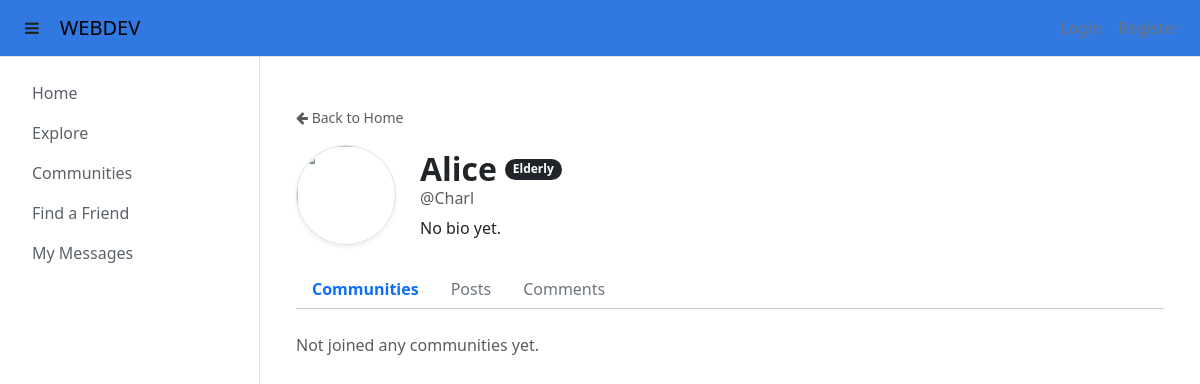
Screenshot of /userprofile/Charl with the database file from the repository.
### tables this page shows
CREATE TABLE user_profiles (
            user_id INTEGER PRIMARY KEY,
            display_name TEXT NOT NULL,
            bio TEXT,
            FOREIGN KEY (user_id) REFERENCES users(user_id) ON DELETE CASCADE
        );

CREATE TABLE users (
            user_id INTEGER PRIMARY KEY AUTOINCREMENT,
            username TEXT UNIQUE NOT NULL,
            password TEXT NOT NULL,
            email TEXT NOT NULL,
            phone TEXT NOT NULL,
            age INT NOT NULL
        , public_key TEXT);

### main.py (the view)
@app.route('/userprofile/<username>')
def userprofile(username):
    conn = get_db()
    viewer_id = session.get('user_id', 0)
    profile = conn.execute("""
        SELECT u.user_id, u.username, u.email, u.phone, u.age,
               p.display_name, p.bio
        FROM users u
        JOIN user_profiles p ON u.user_id = p.user_id
        WHERE u.username = ?
    """, (username,)).fetchone()
    if not profile:
        return "Profile not found", 404
    profile_owner_id = profile['user_id']
    user_communities = conn.execute("""
        SELECT c.community_id, c.name, c.description
        FROM community_members cm
        JOIN communities c ON cm.community_id = c.community_id
        WHERE cm.user_id = ?
        ORDER BY c.name
    """, (profile_owner_id,)).fetchall()
    posts = conn.execute("""
        SELECT p.post_id, p.title, p.content, p.created_at,
               p.image_url AS image_path,
               c.community_id, c.name AS community_name,
               u.username,
               (SELECT COUNT(*) FROM post_likes WHERE post_id = p.post_id) AS like_count,
               (SELECT 1 FROM post_likes WHERE post_id = p.post_id AND user_id = ?) AS user_liked
        FROM posts p
        JOIN communities c ON p.community_id = c.community_id
        JOIN users u ON p.user_id = u.user_id
        WHERE p.user_id = ?
        ORDER BY p.created_at DESC
    """, (viewer_id, profile_owner_id)).fetchall()
    comments = conn.execute("""
        SELECT cm.comment_id, cm.content, cm.created_at,
               p.post_id, p.title AS post_title,
               c.community_id, c.name AS community_name,
               u.username,
               (SELECT COUNT(*) FROM comment_likes WHERE comment_id = cm.comment_id) AS like_count,
               (SELECT 1 FROM comment_likes WHERE comment_id = cm.comment_id AND user_id = ?) AS user_liked
        FROM comments cm
        JOIN posts p ON cm.post_id = p.post_id
        JOIN communities c ON p.community_id = c.community_id
        JOIN users u ON cm.user_id = u.user_id
        WHERE cm.user_id = ?
        ORDER BY cm.created_at DESC
    """, (viewer_id, profile_owner_id)).fetchall()
    return render_template(
        'userprofile.html',
        profile=profile,
        communities=user_communities,
        posts=posts,
        comments=comments
    )

### helpers.py (called while the page is built)
def connect_db():
    sql = sqlite3.connect(DATABASE)
    sql.row_factory = sqlite3.Row
    sql.execute("PRAGMA foreign_keys = ON")
    return sql

def get_db():
    if not hasattr(g, 'sqlite3_db'):
        g.sqlite3_db = connect_db()
    return g.sqlite3_db

### main.py (called while the page is built)
def mention_to_link(text):
    if not text:
        return ""
    mention_pattern = r'@(\w+)'
    def replace_with_link(match):
        clean_username = match.group(1)
        conn = get_db()
        user_exists = conn.execute(
            "SELECT 1 FROM users WHERE username = ?", (clean_username,)
        ).fetchone()
        if user_exists:
            link = url_for('userprofile', username=clean_username)
            return f'<a href="{link}" class="text-primary text-decoration-none fw-bold">@{clean_username}</a>'
        return f'@{clean_username}'
    return re.sub(mention_pattern, replace_with_link, text)

### templates/userprofile.html (shortened to what this page needs)
{% extends 'base.html' %}
{% block body %}
<div class="container mt-4">
    <div class="mb-3">
        <a href="{{ url_for('index') }}" class="text-decoration-none text-muted small">
            <i class="fa fa-arrow-left"></i> Back to Home
        </a>
    </div>
    <div class="d-flex align-items-center mb-4">
        <div class="flex-shrink-0">
            <img src="{{ url_for('static', filename='img.png') }}" class="img-fluid rounded-circle border shadow-sm" style="width:100px; height:100px; object-fit: cover;">
        </div>
        <div class="ms-4 flex-grow-1">
            <div class="d-flex align-items-center">
                <h2 class="mb-0 me-2 fw-bold">{{ profile['display_name'] }}</h2>
                <span class="badge {{ 'bg-dark' if profile['age'] >= 60 else 'bg-primary' }} rounded-pill">
                    {{ 'Elderly' if profile['age'] >= 60 else 'Youth' }}
                </span>
            </div>
            <h6 class="text-muted mb-2">@{{ profile['username'] }}</h6>
            <p class="mb-0 text-dark">{{ profile['bio'] | mention | safe if profile['bio'] else "No bio yet." }}</p>
        </div>
    </div>
    <ul class="nav nav-tabs border-0" id="profileTabs" role="tablist">
        <li class="nav-item">
            <button class="nav-link active border-0 bg-transparent" id="communities-tab" data-bs-toggle="tab" data-bs-target="#communities" type="button" role="tab">Communities</button>
        </li>
        <li class="nav-item">
            <button class="nav-link border-0 bg-transparent" id="posts-tab" data-bs-toggle="tab" data-bs-target="#posts" type="button" role="tab">Posts</button>
        </li>
        <li class="nav-item">
            <button class="nav-link border-0 bg-transparent" id="comments-tab" data-bs-toggle="tab" data-bs-target="#comments" type="button" role="tab">Comments</button>
        </li>
    </ul>
    <hr class="mt-0 mb-4">
    <div class="tab-content">
        <div class="tab-pane fade show active" id="communities" role="tabpanel">
            <div class="row g-3">
                {% if communities %}
                    {% for c in communities %}
                    <div class="col-md-4">
                        <div class="card h-100 shadow-sm border-0">
                            <div class="card-body d-flex flex-column">
                                <h5 class="card-title fw-bold">{{ c['name'] }}</h5>
                                <p class="card-text text-muted small">{{ c['description'] or "No description available." }}</p>
                                <a href="{{ url_for('community', community_id=c['community_id']) }}" class="btn btn-sm btn-outline-primary mt-auto rounded-pill">View Community</a>
                            </div>
                        </div>
                    </div>
                    {% endfor %}
                {% else %}
                    <p class="text-muted px-2 italic">Not joined any communities yet.</p>
                {% endif %}
            </div>
        </div>
    </div>
</div>
{% endblock %}

### static/main.css (style rules this page uses)
body { height: 100%; overflow-y: hidden; }
body { overflow-y: hidden; height: 100%; }
a { color: #5B616A; }
div, .card { border-radius: 20px; }

### templates/userprofile.html (style rules this page uses)
.nav-link { cursor: pointer; color: #6c757d; font-weight: 500; }
.nav-link.active { color: #0d6efd !important; font-weight: 700; }

### rows the page displays
user_profiles: display_name "Alice"
users: age "Elderly", username "Charl"

### other values shown
{{ profile['bio'] | mention | safe if profile['bio'] else "No bio yet." }} "No bio yet."
